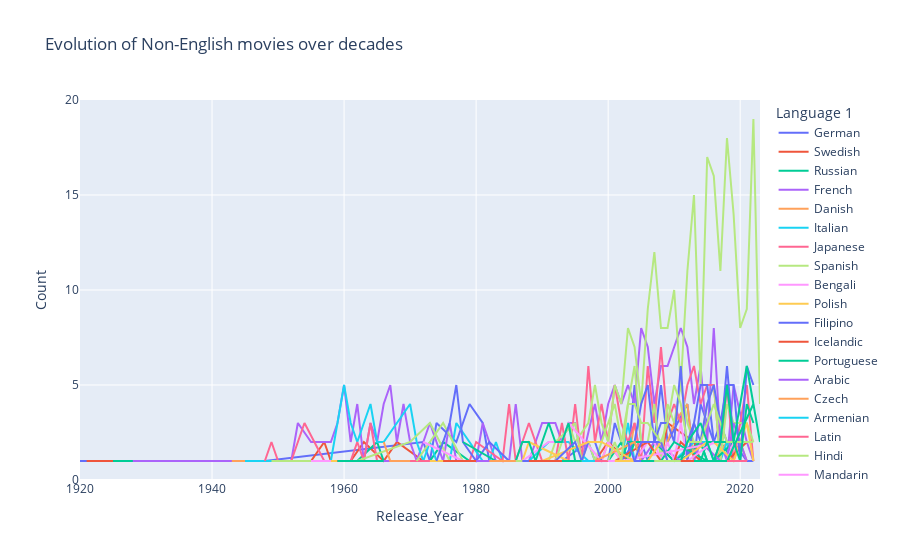

The notebook cell this image was saved under:
### Code cell
#Evolution of non-english movies over decades
import plotly.express as px

language_counts = non_english_movies.groupby(['Release_Year', 'Language 1']).size().reset_index(name='Count')
fig = px.line(language_counts, x='Release_Year', y='Count', color='Language 1', title='Evolution of Non-English movies over decades')
fig.show()

### Figure 1 — Plotly figure (JSON) as saved in the notebook; plotly's stock layout.template omitted (floating-point values rounded to 4 significant figures)
{"data": [{"hovertemplate": "Language 1=German<br>Release_Year=%{x}<br>Count=%{y}<extra></extra>", "legendgroup": "German", "line": {"color": "#636efa", "dash": "solid"}, "marker": {"symbol": "circle"}, "mode": "lines", "name": "German", "orientation": "v", "showlegend": true, "type": "scatter", "x": [1920, 1922, 1924, 1926, 1927, 1929, 1930, 1931, 1932, 1933, 1948, 1972, 1973, 1974, 1977, 1979, 1981, 1982, 1983, 1987, 1989, 1990, 1992, 1993, 1997, 1998, 1999, 2000, 2001, 2003, 2004, 2005, 2006, 2007, 2008, 2009, 2012, 2013, 2014, 2015, 2016, 2017, 2018, 2019, 2021, 2022], "xaxis": "x", "y": [1, 1, 1, 1, 1, 1, 1, 1, 1, 1, 1, 2, 1, 3, 2, 4, 3, 1, 1, 1, 1, 1, 1, 1, 2, 1, 1, 1, 3, 1, 5, 2, 1, 2, 5, 2, 4, 1, 4, 3, 2, 3, 2, 2, 1, 1], "yaxis": "y"}, {"hovertemplate": "Language 1=Swedish<br>Release_Year=%{x}<br>Count=%{y}<extra></extra>", "legendgroup": "Swedish", "line": {"color": "#EF553B", "dash": "solid"}, "marker": {"symbol": "circle"}, "mode": "lines", "name": "Swedish", "orientation": "v", "showlegend": true, "type": "scatter", "x": [1921, 1953, 1955, 1957, 1958, 1960, 1961, 1963, 1966, 1968, 1972, 1978, 1982, 1984, 1985, 1986, 1998, 2000, 2003, 2004, 2007, 2008, 2009, 2013, 2014, 2015, 2017, 2018], "xaxis": "x", "y": [1, 1, 1, 2, 1, 1, 1, 2, 1, 2, 1, 1, 1, 1, 1, 1, 1, 2, 1, 1, 1, 1, 3, 2, 1, 1, 1, 1], "yaxis": "y"}, {"hovertemplate": "Language 1=Russian<br>Release_Year=%{x}<br>Count=%{y}<extra></extra>", "legendgroup": "Russian", "line": {"color": "#00cc96", "dash": "solid"}, "marker": {"symbol": "circle"}, "mode": "lines", "name": "Russian", "orientation": "v", "showlegend": true, "type": "scatter", "x": [1925, 1938, 1944, 1957, 1959, 1962, 1965, 1966, 1967, 1969, 1971, 1972, 1973, 1975, 1979, 1980, 1994, 1997, 1998, 2000, 2002, 2003, 2005, 2006, 2007, 2010, 2011, 2014, 2015, 2016, 2017, 2019, 2021], "xaxis": "x", "y": [1, 1, 1, 1, 1, 1, 2, 1, 1, 1, 1, 1, 1, 2, 1, 1, 1, 1, 1, 1, 2, 1, 1, 1, 2, 1, 1, 2, 1, 1, 2, 1, 1], "yaxis": "y"}, {"hovertemplate": "Language 1=French<br>Release_Year=%{x}<br>Count=%{y}<extra></extra>", "legendgroup": "French", "line": {"color": "#ab63fa", "dash": "solid"}, "marker": {"symbol": "circle"}, "mode": "lines", "name": "French", "orientation": "v", "showlegend": true, "type": "scatter", "x": [1928, 1930, 1934, 1937, 1939, 1943, 1945, 1946, 1950, 1951, 1952, 1953, 1955, 1956, 1958, 1959, 1960, 1961, 1962, 1963, 1964, 1965, 1966, 1967, 1968, 1969, 1970, 1971, 1972, 1973, 1975, 1976, 1977, 1978, 1980, 1981, 1983, 1985, 1986, 1987, 1988, 1990, 1991, 1992, 1993, 1994, 1995, 1996, 1998, 1999, 2000, 2001, 2002, 2003, 2004, 2005, 2006, 2007, 2008, 2009, 2010, 2011, 2012, 2013, 2014, 2015, 2016, 2017, 2018, 2019, 2021, 2022], "xaxis": "x", "y": [1, 1, 1, 1, 1, 1, 1, 1, 1, 1, 1, 3, 2, 2, 2, 3, 5, 2, 4, 1, 3, 2, 4, 5, 2, 4, 2, 1, 2, 3, 1, 3, 1, 1, 1, 3, 1, 1, 4, 1, 1, 3, 3, 3, 2, 3, 3, 1, 4, 2, 4, 5, 4, 5, 4, 8, 7, 4, 6, 6, 7, 8, 7, 4, 6, 2, 8, 2, 1, 5, 2, 1], "yaxis": "y"}, {"hovertemplate": "Language 1=Danish<br>Release_Year=%{x}<br>Count=%{y}<extra></extra>", "legendgroup": "Danish", "line": {"color": "#FFA15A", "dash": "solid"}, "marker": {"symbol": "circle"}, "mode": "lines", "name": "Danish", "orientation": "v", "showlegend": true, "type": "scatter", "x": [1943, 1955, 1987, 1994, 1996, 1998, 1999, 2000, 2002, 2003, 2004, 2005, 2006, 2008, 2010, 2012, 2013, 2014, 2015, 2016, 2018, 2019, 2020, 2021], "xaxis": "x", "y": [1, 1, 1, 1, 1, 1, 1, 2, 1, 1, 3, 1, 1, 1, 3, 4, 1, 1, 1, 1, 2, 1, 2, 1], "yaxis": "y"}, {"hovertemplate": "Language 1=Italian<br>Release_Year=%{x}<br>Count=%{y}<extra></extra>", "legendgroup": "Italian", "line": {"color": "#19d3f3", "dash": "solid"}, "marker": {"symbol": "circle"}, "mode": "lines", "name": "Italian", "orientation": "v", "showlegend": true, "type": "scatter", "x": [1945, 1948, 1952, 1953, 1954, 1957, 1958, 1960, 1961, 1962, 1963, 1964, 1965, 1966, 1968, 1970, 1971, 1972, 1973, 1974, 1975, 1976, 1977, 1981, 1982, 1983, 1984, 1988, 1991, 1994, 1997, 2000, 2001, 2002, 2003, 2004, 2005, 2006, 2008, 2009, 2010, 2013, 2015, 2016, 2017, 2018, 2019, 2020, 2021], "xaxis": "x", "y": [1, 1, 1, 1, 1, 1, 1, 5, 3, 2, 3, 4, 2, 2, 3, 4, 2, 1, 2, 1, 1, 1, 3, 1, 1, 2, 1, 1, 2, 2, 1, 1, 1, 1, 3, 1, 1, 1, 1, 1, 1, 2, 2, 1, 1, 2, 1, 1, 1], "yaxis": "y"}, {"hovertemplate": "Language 1=Japanese<br>Release_Year=%{x}<br>Count=%{y}<extra></extra>", "legendgroup": "Japanese", "line": {"color": "#FF6692", "dash": "solid"}, "marker": {"symbol": "circle"}, "mode": "lines", "name": "Japanese", "orientation": "v", "showlegend": true, "type": "scatter", "x": [1948, 1949, 1950, 1952, 1953, 1954, 1957, 1958, 1959, 1960, 1961, 1962, 1963, 1964, 1965, 1966, 1967, 1973, 1977, 1979, 1980, 1984, 1985, 1986, 1988, 1989, 1990, 1991, 1992, 1993, 1994, 1995, 1996, 1997, 1998, 1999, 2000, 2001, 2002, 2003, 2004, 2005, 2006, 2007, 2008, 2009, 2010, 2011, 2012, 2013, 2014, 2015, 2016, 2017, 2018, 2019, 2020, 2021, 2022], "xaxis": "x", "y": [1, 2, 1, 1, 2, 3, 1, 1, 1, 1, 1, 2, 1, 3, 1, 1, 1, 1, 1, 1, 2, 1, 4, 1, 3, 2, 1, 1, 1, 3, 1, 4, 1, 6, 2, 4, 2, 5, 3, 2, 3, 1, 6, 3, 7, 3, 4, 3, 5, 6, 4, 5, 5, 1, 5, 1, 3, 5, 1], "yaxis": "y"}, {"hovertemplate": "Language 1=Spanish<br>Release_Year=%{x}<br>Count=%{y}<extra></extra>", "legendgroup": "Spanish", "line": {"color": "#B6E880", "dash": "solid"}, "marker": {"symbol": "circle"}, "mode": "lines", "name": "Spanish", "orientation": "v", "showlegend": true, "type": "scatter", "x": [1949, 1950, 1961, 1962, 1970, 1973, 1976, 1984, 1985, 1986, 1987, 1988, 1989, 1991, 1992, 1995, 1996, 1997, 1998, 1999, 2000, 2001, 2002, 2004, 2005, 2006, 2007, 2008, 2009, 2010, 2011, 2012, 2013, 2014, 2015, 2016, 2017, 2018, 2019, 2021, 2022], "xaxis": "x", "y": [1, 1, 1, 1, 2, 3, 1, 1, 1, 1, 1, 1, 1, 1, 2, 3, 1, 2, 1, 2, 3, 4, 2, 6, 2, 2, 4, 1, 4, 3, 5, 3, 2, 2, 4, 5, 1, 4, 3, 3, 2], "yaxis": "y"}, {"hovertemplate": "Language 1=Bengali<br>Release_Year=%{x}<br>Count=%{y}<extra></extra>", "legendgroup": "Bengali", "line": {"color": "#FF97FF", "dash": "solid"}, "marker": {"symbol": "circle"}, "mode": "lines", "name": "Bengali", "orientation": "v", "showlegend": true, "type": "scatter", "x": [1955, 1956, 1959, 2016], "xaxis": "x", "y": [1, 1, 1, 1], "yaxis": "y"}, {"hovertemplate": "Language 1=Polish<br>Release_Year=%{x}<br>Count=%{y}<extra></extra>", "legendgroup": "Polish", "line": {"color": "#FECB52", "dash": "solid"}, "marker": {"symbol": "circle"}, "mode": "lines", "name": "Polish", "orientation": "v", "showlegend": true, "type": "scatter", "x": [1958, 1962, 1984, 1987, 1988, 1994, 2002, 2007, 2011, 2013, 2018, 2019, 2020], "xaxis": "x", "y": [1, 1, 1, 1, 2, 1, 1, 1, 1, 1, 1, 1, 1], "yaxis": "y"}, {"hovertemplate": "Language 1=Filipino<br>Release_Year=%{x}<br>Count=%{y}<extra></extra>", "legendgroup": "Filipino", "line": {"color": "#636efa", "dash": "solid"}, "marker": {"symbol": "circle"}, "mode": "lines", "name": "Filipino", "orientation": "v", "showlegend": true, "type": "scatter", "x": [1959, 1991], "xaxis": "x", "y": [1, 1], "yaxis": "y"}, {"hovertemplate": "Language 1=Icelandic<br>Release_Year=%{x}<br>Count=%{y}<extra></extra>", "legendgroup": "Icelandic", "line": {"color": "#EF553B", "dash": "solid"}, "marker": {"symbol": "circle"}, "mode": "lines", "name": "Icelandic", "orientation": "v", "showlegend": true, "type": "scatter", "x": [1959, 2015, 2018], "xaxis": "x", "y": [1, 1, 1], "yaxis": "y"}, {"hovertemplate": "Language 1=Portuguese<br>Release_Year=%{x}<br>Count=%{y}<extra></extra>", "legendgroup": "Portuguese", "line": {"color": "#00cc96", "dash": "solid"}, "marker": {"symbol": "circle"}, "mode": "lines", "name": "Portuguese", "orientation": "v", "showlegend": true, "type": "scatter", "x": [1959, 1998, 2000, 2002, 2003, 2007, 2010, 2014, 2015, 2016, 2019], "xaxis": "x", "y": [1, 1, 1, 1, 2, 2, 1, 2, 1, 1, 2], "yaxis": "y"}, {"hovertemplate": "Language 1=Arabic<br>Release_Year=%{x}<br>Count=%{y}<extra></extra>", "legendgroup": "Arabic", "line": {"color": "#ab63fa", "dash": "solid"}, "marker": {"symbol": "circle"}, "mode": "lines", "name": "Arabic", "orientation": "v", "showlegend": true, "type": "scatter", "x": [1966, 1997, 2005, 2007, 2011, 2012, 2013, 2014, 2017, 2018, 2019, 2021], "xaxis": "x", "y": [1, 1, 1, 2, 1, 1, 1, 2, 1, 1, 3, 1], "yaxis": "y"}, {"hovertemplate": "Language 1=Czech<br>Release_Year=%{x}<br>Count=%{y}<extra></extra>", "legendgroup": "Czech", "line": {"color": "#FFA15A", "dash": "solid"}, "marker": {"symbol": "circle"}, "mode": "lines", "name": "Czech", "orientation": "v", "showlegend": true, "type": "scatter", "x": [1966, 1967, 1970, 1988, 1996], "xaxis": "x", "y": [2, 1, 1, 1, 1], "yaxis": "y"}, {"hovertemplate": "Language 1=Armenian<br>Release_Year=%{x}<br>Count=%{y}<extra></extra>", "legendgroup": "Armenian", "line": {"color": "#19d3f3", "dash": "solid"}, "marker": {"symbol": "circle"}, "mode": "lines", "name": "Armenian", "orientation": "v", "showlegend": true, "type": "scatter", "x": [1969], "xaxis": "x", "y": [1], "yaxis": "y"}, {"hovertemplate": "Language 1=Latin<br>Release_Year=%{x}<br>Count=%{y}<extra></extra>", "legendgroup": "Latin", "line": {"color": "#FF6692", "dash": "solid"}, "marker": {"symbol": "circle"}, "mode": "lines", "name": "Latin", "orientation": "v", "showlegend": true, "type": "scatter", "x": [1970, 1974, 1991, 1994], "xaxis": "x", "y": [1, 1, 1, 1], "yaxis": "y"}, {"hovertemplate": "Language 1=Hindi<br>Release_Year=%{x}<br>Count=%{y}<extra></extra>", "legendgroup": "Hindi", "line": {"color": "#B6E880", "dash": "solid"}, "marker": {"symbol": "circle"}, "mode": "lines", "name": "Hindi", "orientation": "v", "showlegend": true, "type": "scatter", "x": [1971, 1975, 1978, 1979, 1983, 1987, 1988, 1989, 1992, 1993, 1994, 1995, 1997, 1998, 1999, 2000, 2001, 2002, 2003, 2004, 2005, 2006, 2007, 2008, 2009, 2010, 2011, 2012, 2013, 2014, 2015, 2016, 2017, 2018, 2019, 2020, 2021, 2022, 2023], "xaxis": "x", "y": [1, 3, 1, 1, 1, 1, 1, 1, 1, 2, 3, 2, 3, 5, 3, 2, 5, 4, 8, 7, 4, 9, 12, 8, 8, 10, 5, 11, 15, 5, 17, 16, 11, 18, 14, 8, 9, 19, 4], "yaxis": "y"}, {"hovertemplate": "Language 1=Mandarin<br>Release_Year=%{x}<br>Count=%{y}<extra></extra>", "legendgroup": "Mandarin", "line": {"color": "#FF97FF", "dash": "solid"}, "marker": {"symbol": "circle"}, "mode": "lines", "name": "Mandarin", "orientation": "v", "showlegend": true, "type": "scatter", "x": [1972, 1978, 1987, 1991, 1993, 1994, 1999, 2000, 2002, 2004, 2006, 2007, 2008, 2009, 2010, 2011, 2012, 2013, 2018, 2019], "xaxis": "x", "y": [2, 1, 1, 2, 2, 3, 1, 2, 1, 1, 2, 2, 1, 2, 1, 3, 1, 1, 1, 2], "yaxis": "y"}, {"hovertemplate": "Language 1=Dutch<br>Release_Year=%{x}<br>Count=%{y}<extra></extra>", "legendgroup": "Dutch", "line": {"color": "#FECB52", "dash": "solid"}, "marker": {"symbol": "circle"}, "mode": "lines", "name": "Dutch", "orientation": "v", "showlegend": true, "type": "scatter", "x": [1973, 1977, 1988, 1997, 2003, 2006, 2008, 2009, 2015, 2020], "xaxis": "x", "y": [1, 1, 1, 1, 1, 1, 1, 1, 1, 1], "yaxis": "y"}, {"hovertemplate": "Language 1=Turkish<br>Release_Year=%{x}<br>Count=%{y}<extra></extra>", "legendgroup": "Turkish", "line": {"color": "#636efa", "dash": "solid"}, "marker": {"symbol": "circle"}, "mode": "lines", "name": "Turkish", "orientation": "v", "showlegend": true, "type": "scatter", "x": [1974, 1975, 1976, 1977, 1978, 1980, 1982, 1985, 1987, 1996, 1997, 1998, 1999, 2002, 2004, 2005, 2006, 2007, 2008, 2009, 2010, 2011, 2012, 2013, 2014, 2015, 2016, 2017, 2018, 2019], "xaxis": "x", "y": [1, 2, 3, 5, 2, 1, 2, 1, 1, 1, 2, 2, 1, 1, 2, 4, 5, 2, 3, 3, 2, 6, 1, 3, 5, 5, 2, 2, 6, 2], "yaxis": "y"}, {"hovertemplate": "Language 1=Norwegian<br>Release_Year=%{x}<br>Count=%{y}<extra></extra>", "legendgroup": "Norwegian", "line": {"color": "#EF553B", "dash": "solid"}, "marker": {"symbol": "circle"}, "mode": "lines", "name": "Norwegian", "orientation": "v", "showlegend": true, "type": "scatter", "x": [1975, 1997, 2001, 2006, 2008, 2010, 2011, 2014, 2017, 2018, 2021], "xaxis": "x", "y": [1, 1, 1, 2, 1, 1, 2, 1, 1, 1, 2], "yaxis": "y"}, {"hovertemplate": "Language 1=Cantonese<br>Release_Year=%{x}<br>Count=%{y}<extra></extra>", "legendgroup": "Cantonese", "line": {"color": "#00cc96", "dash": "solid"}, "marker": {"symbol": "circle"}, "mode": "lines", "name": "Cantonese", "orientation": "v", "showlegend": true, "type": "scatter", "x": [1978, 1983, 1984, 1985, 1986, 1987, 1988, 1989, 1990, 1991, 1992, 1993, 1994, 1995, 1997, 2000, 2001, 2002, 2003, 2004, 2005, 2008, 2010, 2015, 2019], "xaxis": "x", "y": [2, 1, 1, 1, 1, 2, 2, 1, 2, 3, 2, 2, 3, 1, 1, 1, 1, 1, 1, 2, 1, 1, 2, 1, 1], "yaxis": "y"}, {"hovertemplate": "Language 1=Serbo-<br>Release_Year=%{x}<br>Count=%{y}<extra></extra>", "legendgroup": "Serbo-", "line": {"color": "#ab63fa", "dash": "solid"}, "marker": {"symbol": "circle"}, "mode": "lines", "name": "Serbo-", "orientation": "v", "showlegend": true, "type": "scatter", "x": [1980, 1984, 2020], "xaxis": "x", "y": [1, 1, 1], "yaxis": "y"}, {"hovertemplate": "Language 1=Serbian<br>Release_Year=%{x}<br>Count=%{y}<extra></extra>", "legendgroup": "Serbian", "line": {"color": "#FFA15A", "dash": "solid"}, "marker": {"symbol": "circle"}, "mode": "lines", "name": "Serbian", "orientation": "v", "showlegend": true, "type": "scatter", "x": [1982, 1995, 1998, 2004, 2005, 2010, 2018, 2020, 2021], "xaxis": "x", "y": [1, 1, 1, 2, 1, 1, 1, 1, 1], "yaxis": "y"}, {"hovertemplate": "Language 1=Belarusian<br>Release_Year=%{x}<br>Count=%{y}<extra></extra>", "legendgroup": "Belarusian", "line": {"color": "#19d3f3", "dash": "solid"}, "marker": {"symbol": "circle"}, "mode": "lines", "name": "Belarusian", "orientation": "v", "showlegend": true, "type": "scatter", "x": [1985], "xaxis": "x", "y": [1], "yaxis": "y"}, {"hovertemplate": "Language 1=Georgian<br>Release_Year=%{x}<br>Count=%{y}<extra></extra>", "legendgroup": "Georgian", "line": {"color": "#FF6692", "dash": "solid"}, "marker": {"symbol": "circle"}, "mode": "lines", "name": "Georgian", "orientation": "v", "showlegend": true, "type": "scatter", "x": [1986, 2019], "xaxis": "x", "y": [1, 1], "yaxis": "y"}, {"hovertemplate": "Language 1=Hungarian<br>Release_Year=%{x}<br>Count=%{y}<extra></extra>", "legendgroup": "Hungarian", "line": {"color": "#B6E880", "dash": "solid"}, "marker": {"symbol": "circle"}, "mode": "lines", "name": "Hungarian", "orientation": "v", "showlegend": true, "type": "scatter", "x": [1986, 1994, 2000, 2003, 2011, 2015, 2017], "xaxis": "x", "y": [1, 1, 1, 1, 1, 1, 1], "yaxis": "y"}, {"hovertemplate": "Language 1=Finnish<br>Release_Year=%{x}<br>Count=%{y}<extra></extra>", "legendgroup": "Finnish", "line": {"color": "#FF97FF", "dash": "solid"}, "marker": {"symbol": "circle"}, "mode": "lines", "name": "Finnish", "orientation": "v", "showlegend": true, "type": "scatter", "x": [1987, 1990, 2002, 2017], "xaxis": "x", "y": [1, 1, 1, 2], "yaxis": "y"}, {"hovertemplate": "Language 1=Persian<br>Release_Year=%{x}<br>Count=%{y}<extra></extra>", "legendgroup": "Persian", "line": {"color": "#FECB52", "dash": "solid"}, "marker": {"symbol": "circle"}, "mode": "lines", "name": "Persian", "orientation": "v", "showlegend": true, "type": "scatter", "x": [1987, 1990, 1997, 1999, 2004, 2006, 2008, 2009, 2011, 2015, 2016, 2019, 2021, 2022], "xaxis": "x", "y": [1, 1, 2, 2, 1, 1, 2, 1, 1, 2, 2, 1, 3, 1], "yaxis": "y"}, {"hovertemplate": "Language 1=Tamil<br>Release_Year=%{x}<br>Count=%{y}<extra></extra>", "legendgroup": "Tamil", "line": {"color": "#636efa", "dash": "solid"}, "marker": {"symbol": "circle"}, "mode": "lines", "name": "Tamil", "orientation": "v", "showlegend": true, "type": "scatter", "x": [1987, 1992, 1995, 1996, 2000, 2003, 2004, 2005, 2007, 2008, 2009, 2010, 2011, 2012, 2013, 2014, 2015, 2016, 2017, 2018, 2019, 2020, 2021, 2022], "xaxis": "x", "y": [1, 1, 2, 1, 1, 1, 1, 2, 2, 2, 1, 1, 1, 2, 3, 2, 4, 5, 3, 5, 5, 1, 6, 5], "yaxis": "y"}, {"hovertemplate": "Language 1=Romany<br>Release_Year=%{x}<br>Count=%{y}<extra></extra>", "legendgroup": "Romany", "line": {"color": "#EF553B", "dash": "solid"}, "marker": {"symbol": "circle"}, "mode": "lines", "name": "Romany", "orientation": "v", "showlegend": true, "type": "scatter", "x": [1988, 1998, 2005], "xaxis": "x", "y": [1, 1, 1], "yaxis": "y"}, {"hovertemplate": "Language 1=Malayalam<br>Release_Year=%{x}<br>Count=%{y}<extra></extra>", "legendgroup": "Malayalam", "line": {"color": "#00cc96", "dash": "solid"}, "marker": {"symbol": "circle"}, "mode": "lines", "name": "Malayalam", "orientation": "v", "showlegend": true, "type": "scatter", "x": [1993, 2012, 2013, 2014, 2015, 2019, 2021, 2022], "xaxis": "x", "y": [1, 1, 1, 1, 2, 2, 6, 4], "yaxis": "y"}, {"hovertemplate": "Language 1=Macedonian<br>Release_Year=%{x}<br>Count=%{y}<extra></extra>", "legendgroup": "Macedonian", "line": {"color": "#ab63fa", "dash": "solid"}, "marker": {"symbol": "circle"}, "mode": "lines", "name": "Macedonian", "orientation": "v", "showlegend": true, "type": "scatter", "x": [1994], "xaxis": "x", "y": [1], "yaxis": "y"}, {"hovertemplate": "Language 1=Bosnian<br>Release_Year=%{x}<br>Count=%{y}<extra></extra>", "legendgroup": "Bosnian", "line": {"color": "#FFA15A", "dash": "solid"}, "marker": {"symbol": "circle"}, "mode": "lines", "name": "Bosnian", "orientation": "v", "showlegend": true, "type": "scatter", "x": [1996, 2001], "xaxis": "x", "y": [1, 1], "yaxis": "y"}, {"hovertemplate": "Language 1=Kurdish<br>Release_Year=%{x}<br>Count=%{y}<extra></extra>", "legendgroup": "Kurdish", "line": {"color": "#19d3f3", "dash": "solid"}, "marker": {"symbol": "circle"}, "mode": "lines", "name": "Kurdish", "orientation": "v", "showlegend": true, "type": "scatter", "x": [1996, 2001, 2004], "xaxis": "x", "y": [1, 1, 1], "yaxis": "y"}, {"hovertemplate": "Language 1=Greek<br>Release_Year=%{x}<br>Count=%{y}<extra></extra>", "legendgroup": "Greek", "line": {"color": "#FF6692", "dash": "solid"}, "marker": {"symbol": "circle"}, "mode": "lines", "name": "Greek", "orientation": "v", "showlegend": true, "type": "scatter", "x": [1998, 2003, 2009, 2016], "xaxis": "x", "y": [1, 1, 1, 1], "yaxis": "y"}, {"hovertemplate": "Language 1=Korean<br>Release_Year=%{x}<br>Count=%{y}<extra></extra>", "legendgroup": "Korean", "line": {"color": "#B6E880", "dash": "solid"}, "marker": {"symbol": "circle"}, "mode": "lines", "name": "Korean", "orientation": "v", "showlegend": true, "type": "scatter", "x": [2000, 2001, 2002, 2003, 2004, 2005, 2006, 2008, 2009, 2010, 2011, 2012, 2013, 2014, 2016, 2017, 2018, 2019, 2020, 2022], "xaxis": "x", "y": [1, 2, 1, 4, 4, 3, 3, 2, 3, 5, 4, 2, 2, 2, 4, 3, 2, 2, 2, 2], "yaxis": "y"}, {"hovertemplate": "Language 1=Romanian<br>Release_Year=%{x}<br>Count=%{y}<extra></extra>", "legendgroup": "Romanian", "line": {"color": "#FF97FF", "dash": "solid"}, "marker": {"symbol": "circle"}, "mode": "lines", "name": "Romanian", "orientation": "v", "showlegend": true, "type": "scatter", "x": [2000, 2002, 2005, 2007, 2012, 2016], "xaxis": "x", "y": [1, 1, 1, 1, 1, 2], "yaxis": "y"}, {"hovertemplate": "Language 1=Urdu<br>Release_Year=%{x}<br>Count=%{y}<extra></extra>", "legendgroup": "Urdu", "line": {"color": "#FECB52", "dash": "solid"}, "marker": {"symbol": "circle"}, "mode": "lines", "name": "Urdu", "orientation": "v", "showlegend": true, "type": "scatter", "x": [2001, 2010], "xaxis": "x", "y": [1, 1], "yaxis": "y"}, {"hovertemplate": "Language 1=Thai<br>Release_Year=%{x}<br>Count=%{y}<extra></extra>", "legendgroup": "Thai", "line": {"color": "#636efa", "dash": "solid"}, "marker": {"symbol": "circle"}, "mode": "lines", "name": "Thai", "orientation": "v", "showlegend": true, "type": "scatter", "x": [2003, 2004, 2005, 2017], "xaxis": "x", "y": [2, 1, 1, 1], "yaxis": "y"}, {"hovertemplate": "Language 1=Aramaic<br>Release_Year=%{x}<br>Count=%{y}<extra></extra>", "legendgroup": "Aramaic", "line": {"color": "#EF553B", "dash": "solid"}, "marker": {"symbol": "circle"}, "mode": "lines", "name": "Aramaic", "orientation": "v", "showlegend": true, "type": "scatter", "x": [2004], "xaxis": "x", "y": [1], "yaxis": "y"}, {"hovertemplate": "Language 1=Telugu<br>Release_Year=%{x}<br>Count=%{y}<extra></extra>", "legendgroup": "Telugu", "line": {"color": "#00cc96", "dash": "solid"}, "marker": {"symbol": "circle"}, "mode": "lines", "name": "Telugu", "orientation": "v", "showlegend": true, "type": "scatter", "x": [2005, 2006, 2009, 2011, 2012, 2014, 2015, 2016, 2017, 2018, 2019, 2020, 2021, 2022], "xaxis": "x", "y": [1, 1, 1, 1, 2, 3, 2, 1, 2, 5, 2, 1, 4, 3], "yaxis": "y"}, {"hovertemplate": "Language 1=Zulu<br>Release_Year=%{x}<br>Count=%{y}<extra></extra>", "legendgroup": "Zulu", "line": {"color": "#ab63fa", "dash": "solid"}, "marker": {"symbol": "circle"}, "mode": "lines", "name": "Zulu", "orientation": "v", "showlegend": true, "type": "scatter", "x": [2005], "xaxis": "x", "y": [1], "yaxis": "y"}, {"hovertemplate": "Language 1=Maya<br>Release_Year=%{x}<br>Count=%{y}<extra></extra>", "legendgroup": "Maya", "line": {"color": "#FFA15A", "dash": "solid"}, "marker": {"symbol": "circle"}, "mode": "lines", "name": "Maya", "orientation": "v", "showlegend": true, "type": "scatter", "x": [2006], "xaxis": "x", "y": [1], "yaxis": "y"}, {"hovertemplate": "Language 1=Estonian<br>Release_Year=%{x}<br>Count=%{y}<extra></extra>", "legendgroup": "Estonian", "line": {"color": "#19d3f3", "dash": "solid"}, "marker": {"symbol": "circle"}, "mode": "lines", "name": "Estonian", "orientation": "v", "showlegend": true, "type": "scatter", "x": [2007, 2013], "xaxis": "x", "y": [1, 1], "yaxis": "y"}, {"hovertemplate": "Language 1=Flemish<br>Release_Year=%{x}<br>Count=%{y}<extra></extra>", "legendgroup": "Flemish", "line": {"color": "#FF6692", "dash": "solid"}, "marker": {"symbol": "circle"}, "mode": "lines", "name": "Flemish", "orientation": "v", "showlegend": true, "type": "scatter", "x": [2007, 2008, 2011, 2012, 2021], "xaxis": "x", "y": [1, 1, 1, 1, 1], "yaxis": "y"}, {"hovertemplate": "Language 1=Hebrew<br>Release_Year=%{x}<br>Count=%{y}<extra></extra>", "legendgroup": "Hebrew", "line": {"color": "#B6E880", "dash": "solid"}, "marker": {"symbol": "circle"}, "mode": "lines", "name": "Hebrew", "orientation": "v", "showlegend": true, "type": "scatter", "x": [2007, 2017], "xaxis": "x", "y": [1, 1], "yaxis": "y"}, {"hovertemplate": "Language 1=Mongolian<br>Release_Year=%{x}<br>Count=%{y}<extra></extra>", "legendgroup": "Mongolian", "line": {"color": "#FF97FF", "dash": "solid"}, "marker": {"symbol": "circle"}, "mode": "lines", "name": "Mongolian", "orientation": "v", "showlegend": true, "type": "scatter", "x": [2007], "xaxis": "x", "y": [1], "yaxis": "y"}, {"hovertemplate": "Language 1=Neapolitan<br>Release_Year=%{x}<br>Count=%{y}<extra></extra>", "legendgroup": "Neapolitan", "line": {"color": "#FECB52", "dash": "solid"}, "marker": {"symbol": "circle"}, "mode": "lines", "name": "Neapolitan", "orientation": "v", "showlegend": true, "type": "scatter", "x": [2008], "xaxis": "x", "y": [1], "yaxis": "y"}, {"hovertemplate": "Language 1=Croatian<br>Release_Year=%{x}<br>Count=%{y}<extra></extra>", "legendgroup": "Croatian", "line": {"color": "#636efa", "dash": "solid"}, "marker": {"symbol": "circle"}, "mode": "lines", "name": "Croatian", "orientation": "v", "showlegend": true, "type": "scatter", "x": [2011], "xaxis": "x", "y": [1], "yaxis": "y"}, {"hovertemplate": "Language 1=Indonesian<br>Release_Year=%{x}<br>Count=%{y}<extra></extra>", "legendgroup": "Indonesian", "line": {"color": "#EF553B", "dash": "solid"}, "marker": {"symbol": "circle"}, "mode": "lines", "name": "Indonesian", "orientation": "v", "showlegend": true, "type": "scatter", "x": [2011, 2014], "xaxis": "x", "y": [1, 1], "yaxis": "y"}, {"hovertemplate": "Language 1=Kannada<br>Release_Year=%{x}<br>Count=%{y}<extra></extra>", "legendgroup": "Kannada", "line": {"color": "#00cc96", "dash": "solid"}, "marker": {"symbol": "circle"}, "mode": "lines", "name": "Kannada", "orientation": "v", "showlegend": true, "type": "scatter", "x": [2013, 2015, 2018, 2022, 2023], "xaxis": "x", "y": [1, 1, 1, 4, 2], "yaxis": "y"}, {"hovertemplate": "Language 1=Ukrainian<br>Release_Year=%{x}<br>Count=%{y}<extra></extra>", "legendgroup": "Ukrainian", "line": {"color": "#ab63fa", "dash": "solid"}, "marker": {"symbol": "circle"}, "mode": "lines", "name": "Ukrainian", "orientation": "v", "showlegend": true, "type": "scatter", "x": [2014], "xaxis": "x", "y": [1], "yaxis": "y"}, {"hovertemplate": "Language 1=Marathi<br>Release_Year=%{x}<br>Count=%{y}<extra></extra>", "legendgroup": "Marathi", "line": {"color": "#FFA15A", "dash": "solid"}, "marker": {"symbol": "circle"}, "mode": "lines", "name": "Marathi", "orientation": "v", "showlegend": true, "type": "scatter", "x": [2016], "xaxis": "x", "y": [1], "yaxis": "y"}, {"hovertemplate": "Language 1=Central<br>Release_Year=%{x}<br>Count=%{y}<extra></extra>", "legendgroup": "Central", "line": {"color": "#19d3f3", "dash": "solid"}, "marker": {"symbol": "circle"}, "mode": "lines", "name": "Central", "orientation": "v", "showlegend": true, "type": "scatter", "x": [2017], "xaxis": "x", "y": [1], "yaxis": "y"}, {"hovertemplate": "Language 1=American<br>Release_Year=%{x}<br>Count=%{y}<extra></extra>", "legendgroup": "American", "line": {"color": "#FF6692", "dash": "solid"}, "marker": {"symbol": "circle"}, "mode": "lines", "name": "American", "orientation": "v", "showlegend": true, "type": "scatter", "x": [2018, 2021], "xaxis": "x", "y": [1, 1], "yaxis": "y"}, {"hovertemplate": "Language 1=Wayuu<br>Release_Year=%{x}<br>Count=%{y}<extra></extra>", "legendgroup": "Wayuu", "line": {"color": "#B6E880", "dash": "solid"}, "marker": {"symbol": "circle"}, "mode": "lines", "name": "Wayuu", "orientation": "v", "showlegend": true, "type": "scatter", "x": [2018], "xaxis": "x", "y": [1], "yaxis": "y"}, {"hovertemplate": "Language 1=Irish<br>Release_Year=%{x}<br>Count=%{y}<extra></extra>", "legendgroup": "Irish", "line": {"color": "#FF97FF", "dash": "solid"}, "marker": {"symbol": "circle"}, "mode": "lines", "name": "Irish", "orientation": "v", "showlegend": true, "type": "scatter", "x": [2022], "xaxis": "x", "y": [1], "yaxis": "y"}, {"hovertemplate": "Language 1=Oriya<br>Release_Year=%{x}<br>Count=%{y}<extra></extra>", "legendgroup": "Oriya", "line": {"color": "#FECB52", "dash": "solid"}, "marker": {"symbol": "circle"}, "mode": "lines", "name": "Oriya", "orientation": "v", "showlegend": true, "type": "scatter", "x": [2022], "xaxis": "x", "y": [1], "yaxis": "y"}], "layout": {"legend": {"title": {"text": "Language 1"}, "tracegroupgap": 0}, "title": {"text": "Evolution of Non-English movies over decades"}, "xaxis": {"anchor": "y", "domain": [0, 1], "title": {"text": "Release_Year"}}, "yaxis": {"anchor": "x", "domain": [0, 1], "title": {"text": "Count"}}}}
